Frame 1 (no input): blank canvas, image omitted
Frame 60 (no input): blank canvas, image omitted
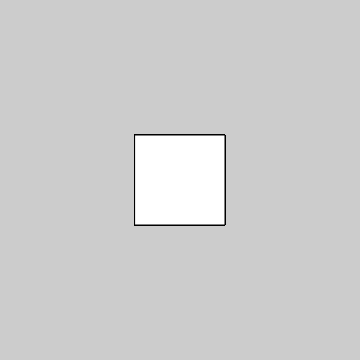
Frame 120 (the mouse pressed at the canvas centre since frame 60)

The p5.js sketch whose frames 1 and 60 were blank and that drew this single picture after the mouse press (run headless with seeded random() and noise() and a simulated clock; from frame 60 on, the mouse is pressed at the canvas centre):

// p5.js sketch
// ── sketch.js
function setup() {
  createCanvas(360, 360);
  background(204);
}

function draw() {
  translate(mouseX, mouseY);

  scalar = mouseX / 60.0;
  scale(scalar);

  strokeWeight(1.0 / scalar)
  rect(-15, -15, 30, 30);
}
